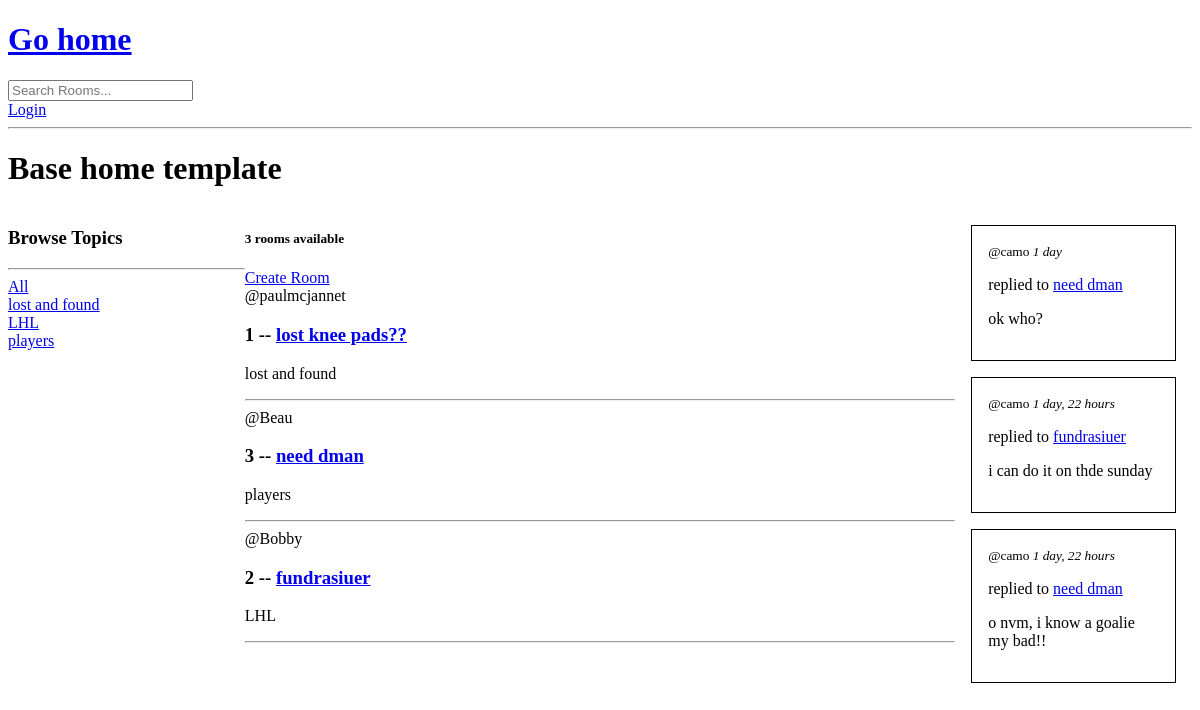
The app's page /, older data.
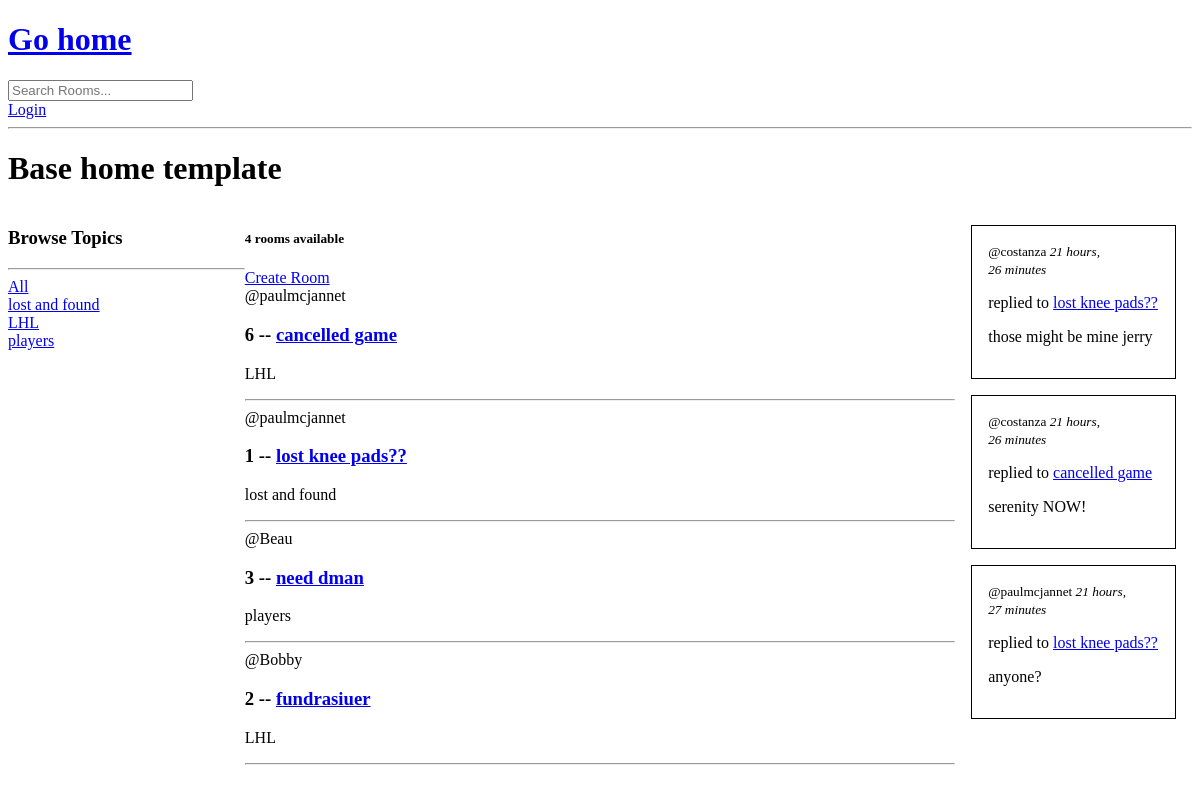
The same page, newer data.
### base/models.py (models this page shows, shortened)
class Topic(models.Model):
    name = models.CharField(max_length=200)

class Room(models.Model):
    host = models.ForeignKey(User, on_delete=models.SET_NULL, null=True)
    topic =  models.ForeignKey(Topic, on_delete=models.SET_NULL, null=True)
    name = models.CharField(max_length=200)
    desc = models.TextField(null=True, blank=True)
    participants = models.ManyToManyField(User, related_name="participants", blank=True)
    updated = models.DateTimeField(auto_now=True)
    created = models.DateTimeField(auto_now_add=True)
    class Meta:
        ordering = ["-updated", "-created"]
    def __str__(self):
        return str(self.name)

class Message(models.Model):
    user = models.ForeignKey(User, on_delete=models.CASCADE)
    room = models.ForeignKey(Room, on_delete=models.CASCADE)
    body = models.TextField()
    updated = models.DateTimeField(auto_now=True)
    created = models.DateTimeField(auto_now_add=True)

### base/views.py (the view)
# urls.py: path("", views.home, name="home"),
def home(req):
    q = req.GET.get("q") if req.GET.get("q") != None else ""
    rooms = Room.objects.filter(
        Q(topic__name__icontains=q) |
        Q(name__icontains=q) |
        Q(desc__icontains=q))
    topics = Topic.objects.all()
    room_count = rooms.count()
    latest = Message.objects.order_by("-updated")[:3] # get newest 3 messages
    context = {"rooms": rooms, "topics": topics, "room_count": room_count, "latest": latest}
    return render(req, "base/home.html", context)

### base/templates/base/home.html (shortened to what this page needs)
{% extends "main.html" %} {% block content %}
<h1>Base home template</h1>
<div class="home-container">
	<div>
		<h3>Browse Topics</h3>
		<hr />
		<div>
			<a href="{% url 'home' %}">All</a>
		</div>
		{% for topic in topics %}
		<div>
			<a href="{% url 'home' %}?q={{topic.name}}">{{topic.name}}</a>
		</div>
		{% endfor %}
	</div>
	<div>
		<h5>{{room_count}} rooms available</h5>
		<a href="{% url 'create-room' %}">Create Room</a>
		{% for room in rooms %}
		<div>
			<span>@{{room.host.username}}</span>
			<h3>
				{{room.id}} --
				<a href="{% url 'room' room.id %}">{{room.name}}</a>
			</h3>
			<p>{{room.topic.name}}</p>
			<hr />
		</div>
		{% endfor %}
	</div>
	<div>
		{% for message in latest %}
		<div class="latest-card">
			<small
				>@{{message.user}}
				<i>{{message.created|timesince}}</i></small
			>
			<p>
				replied to
				<a href="{% url 'room' message.room.id %}"
					>{{message.room}}</a
				>
			</p>
			{% if message.body|length < 50 %}
			<p>{{message.body}}</p>
			{% else %}
			<p>{{message.body|slice:":50"}}...</p>
			{% endif %}
		</div>
		{% endfor %}
	</div>
</div>
{% endblock content %}

Row changes from the older to the newer data that the page shows:
removed Message: user "camo", created "1 day", room "need dman", body "ok who?"
no longer on this page (row unchanged): Message: user "camo", created "1 day, 22 hours", room "fundrasiuer", body "i can do it on thde sunday"
no longer on this page (row unchanged): Message: user "camo", created "1 day, 22 hours", room "need dman", body "o nvm, i know a goalie my bad!!"
added Room: host.username "paulmcjannet", id "6", name "cancelled game", topic.name "LHL"
added Message: user "costanza", created "21 hours, 26 minutes", room "lost knee pads??", body "those might be mine jerry"
added Message: user "costanza", created "21 hours, 26 minutes", room "cancelled game", body "serenity NOW!"
added Message: user "paulmcjannet", created "21 hours, 27 minutes", room "lost knee pads??", body "anyone?"
Text that changed along with them:
{{ room_count }}: "3" → "4"
